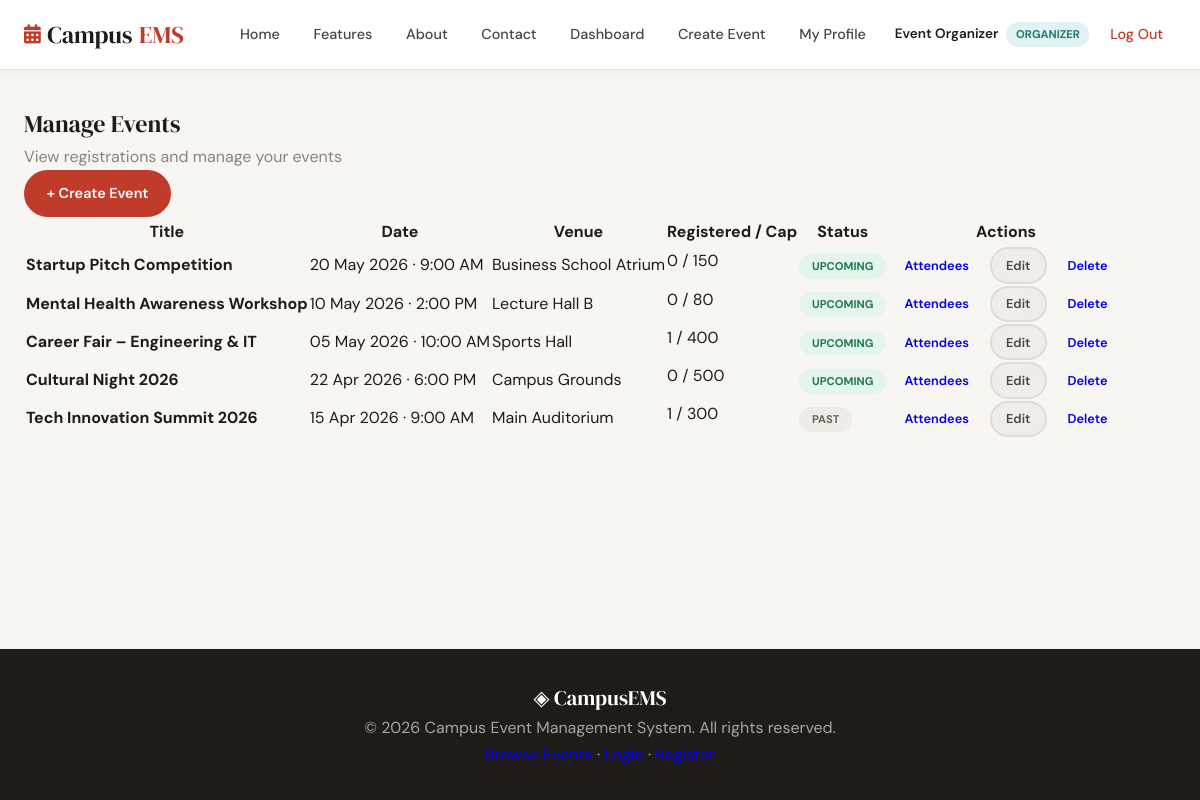
Before: /organizer/manage_events.php (signed in) with the older database file.
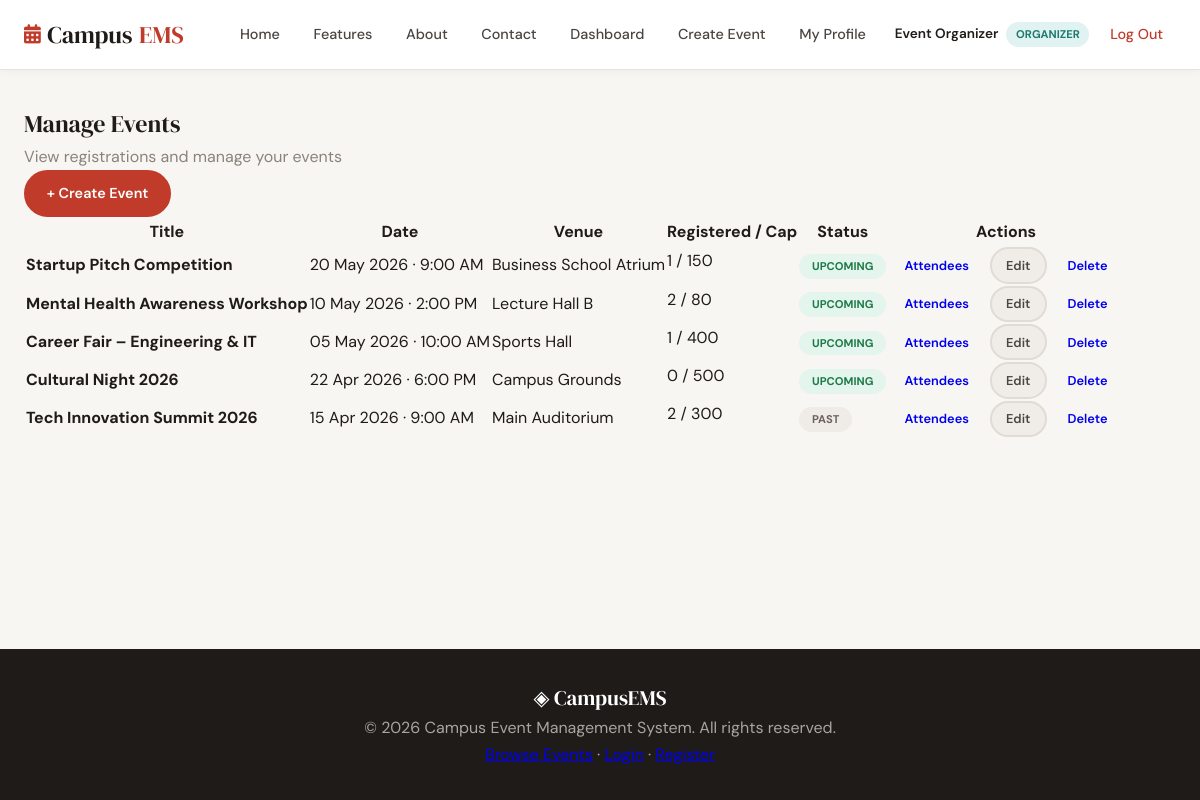
After: the same page with the newer database file.
### tables this page shows
CREATE TABLE `events` (
  `id` int(11) NOT NULL,
  `title` varchar(200) NOT NULL,
  `description` text NOT NULL,
  `event_date` datetime NOT NULL,
  `venue` varchar(200) NOT NULL,
  `capacity` int(11) NOT NULL DEFAULT '100',
  `created_by` int(11) NOT NULL,
  `created_at` datetime NOT NULL DEFAULT CURRENT_TIMESTAMP,
  `deleted_at` datetime DEFAULT NULL,
  `rejection_reason` text,
  `status` enum('pending','approved','rejected') DEFAULT 'pending',
  `poster_image` varchar(255) DEFAULT NULL,
  `video_url` varchar(255) DEFAULT NULL,
  `video_file` varchar(255) DEFAULT NULL,
  `category` varchar(50) DEFAULT 'General'
);

### auth/auth.php (called while the page is built, shortened)
<?php
function current_user_id() {
    return isset($_SESSION['user_id']) ? (int)$_SESSION['user_id'] : null;
}
function base_url($path = '') {
    return rtrim(PROJECT_ROOT, '/') . '/' . ltrim($path, '/');
}
function e($s) {
    return htmlspecialchars($s, ENT_QUOTES, 'UTF-8');
}
?>

### organizer/manage_events.php (the view, shortened to what this page needs)
<?php
require_once __DIR__ . '/../auth/auth.php';
$uid  = current_user_id();
$conn = db_connect();
$stmt = $conn->prepare(
    "SELECT e.id, e.title, e.event_date, e.venue, e.capacity,
            (SELECT COUNT(*) FROM registrations r
             WHERE r.event_id = e.id AND r.status = 'registered') AS reg_count
     FROM events e
     WHERE e.created_by = ?
     ORDER BY e.event_date DESC"
);
$stmt->bind_param('i', $uid);
$stmt->execute();
$my_events = $stmt->get_result()->fetch_all(MYSQLI_ASSOC);
require_once __DIR__ . '/../includes/header.php';
?>
<div class="container" style="padding-top:1.5rem;">
    <div class="dash-header">
        <div>
            <h2 class="dash-title">Manage Events</h2>
            <p class="text-muted">View registrations and manage your events</p>
        </div>
        <a href="<?= base_url('organizer/create_event.php') ?>" class="btn btn-primary">+ Create Event</a>
    </div>
    <?php if (empty($my_events)): ?>
        <div class="empty-state">
            <div class="empty-icon">📭</div>
            <h3>No events yet</h3>
            <p><a href="<?= base_url('organizer/create_event.php') ?>">Create your first event</a></p>
        </div>
    <?php else: ?>
    <div class="table-wrapper mb-4">
        <table>
            <thead>
                <tr>
                    <th>Title</th>
                    <th>Date</th>
                    <th>Venue</th>
                    <th>Registered / Cap</th>
                    <th>Status</th>
                    <th>Actions</th>
                </tr>
            </thead>
            <tbody>
                <?php foreach ($my_events as $ev):
                    $is_past = strtotime($ev['event_date']) < time();
                    $pct     = $ev['capacity'] > 0
                               ? min(100, round($ev['reg_count'] / $ev['capacity'] * 100))
                               : 0;
                ?>
                <tr>
                    <td><strong><?= e($ev['title']) ?></strong></td>
                    <td><?= date('d M Y · g:i A', strtotime($ev['event_date'])) ?></td>
                    <td><?= e($ev['venue']) ?></td>
                    <td>
                        <?= (int)$ev['reg_count'] ?> / <?= (int)$ev['capacity'] ?>
                        <div style="height:4px;background:var(--border);border-radius:2px;margin-top:4px;width:80px;">
                            <div style="height:4px;background:var(--teal);border-radius:2px;width:<?= $pct ?>%;"></div>
                        </div>
                    </td>
                    <td>
                        <span class="event-badge <?= $is_past ? 'badge-past' : 'badge-upcoming' ?>">
                            <?= $is_past ? 'Past' : 'Upcoming' ?>
                        </span>
                    </td>
                    <td>
                        <div class="td-actions">
                            <a href="?view_regs=<?= $ev['id'] ?>" class="btn btn-teal btn-sm">Attendees</a>
                            <a href="<?= base_url('organizer/create_event.php?edit=' . $ev['id']) ?>" class="btn btn-ghost btn-sm">Edit</a>
                            <a href="<?= base_url('organizer/delete_event.php?id=' . $ev['id']) ?>"
                               class="btn btn-danger btn-sm"
                               data-confirm="Delete '<?= e($ev['title']) ?>'?">
                               Delete
                            </a>
                        </div>
                    </td>
                </tr>
                <?php endforeach; ?>
            </tbody>
        </table>
    </div>
    <?php endif; ?>
</div>
<?php require_once __DIR__ . '/../includes/footer.php'; ?>

Changed rows visible on the page:
changed events "Startup Pitch Competition": reg_count "0" → "1"
changed events "Mental Health Awareness Workshop": reg_count "0" → "2"
changed events "Tech Innovation Summit 2026": reg_count "1" → "2"
